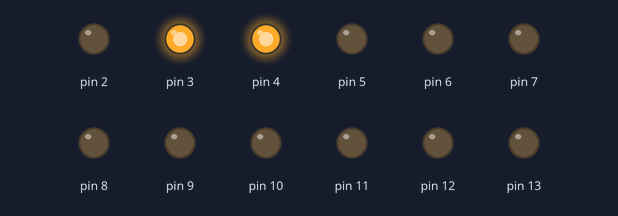
Simulated run of this sketch. Board: Arduino Uno, built with avr-gcc and run on an emulated ATmega328P. Parts: output pins drawn as LEDs (lit = HIGH).

Above: at 0.09 s.
At 0.49 s:
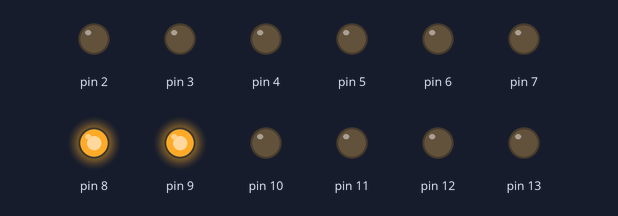
At 0.9 s:
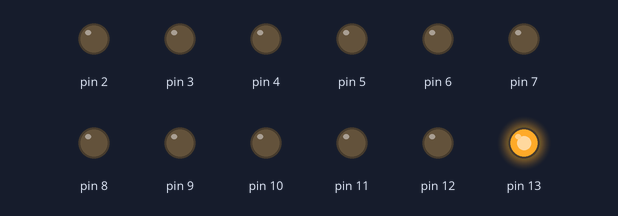
At 1.78 s:
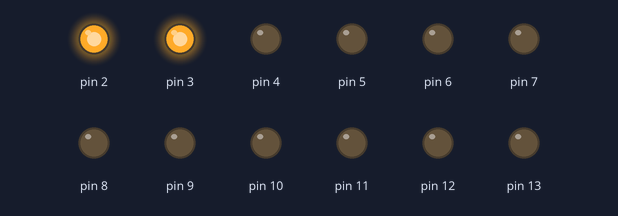
At 2.74 s:
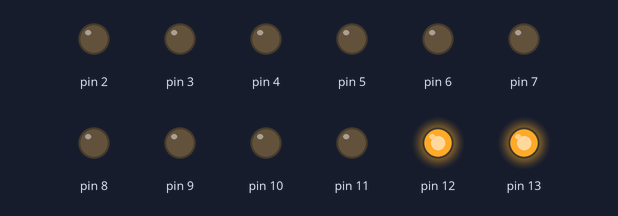
At 3.78 s:
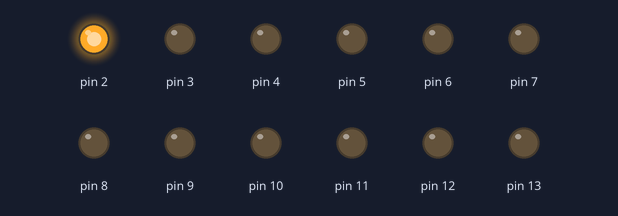
Timing chart, 0 to 4.4 s (numbered marks = the images above):
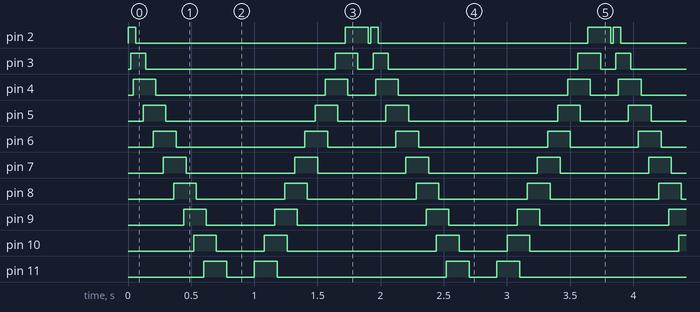

The sketch:

Exercise_2.ino
```cpp
void setup()
{
  for(int i=2; i<14; i++)
  {
    pinMode(i, OUTPUT);
  }
}
void loop()
{
  for(int i=2; i<14; i++)
  {
    digitalWrite(i, HIGH);
    delay(20);
    digitalWrite(i+1, HIGH);
    delay(20);
    digitalWrite(i+2, HIGH);
    delay(20);
    digitalWrite(i, LOW);
    delay(20);
    digitalWrite(i+1, LOW);
  }

 for(int i=13; i>1; i--)

  {
    digitalWrite(i, HIGH);
    delay(20);
    digitalWrite(i-1, HIGH);
    delay(20);
    digitalWrite(i-2, HIGH);
    delay(20);
    digitalWrite(i, LOW);
    delay(20);
    digitalWrite(i-1, LOW);
  }
}
```

Measured:
- by itself, pin 2: repeats every 1.9 s: LOW 1.7 s, HIGH 0.18 s, LOW 0.02 s, HIGH 0.06 s
- by itself, pin 3: repeats every 1.9 s: LOW 1.5 s, HIGH 0.18 s, LOW 0.12 s, HIGH 0.12 s
- by itself, pin 4: repeats every 1.9 s: LOW 1.3 s, HIGH 0.18 s, LOW 0.22 s, HIGH 0.18 s
- by itself, pin 5: repeats every 1.9 s: LOW 1.2 s, HIGH 0.18 s, LOW 0.38 s, HIGH 0.18 s
- by itself, pin 6: repeats every 1.9 s: LOW 1.0 s, HIGH 0.18 s, LOW 0.54 s, HIGH 0.18 s
- by itself, pin 7: repeats every 1.9 s: LOW 0.86 s, HIGH 0.18 s, LOW 0.70 s, HIGH 0.18 s
- by itself, pin 8: repeats every 1.9 s: LOW 0.70 s, HIGH 0.18 s, LOW 0.86 s, HIGH 0.18 s
- by itself, pin 9: repeats every 1.9 s: LOW 0.54 s, HIGH 0.18 s, LOW 1.0 s, HIGH 0.18 s
